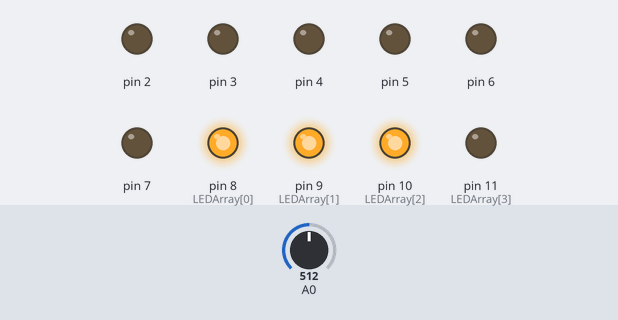
The sketch below on a simulated Arduino Uno, built with avr-gcc and run on an emulated ATmega328P. Parts: output pins drawn as LEDs (lit = HIGH). The inputs (shaded band) are chosen by the test bench; at power-on: A0 = 512. What the sketch prints to the serial monitor is not drawn.

Above: at 1.2 s.
1.3 s: A0 set to 666
2.8 s: A0 set to 687
At 3.7 s:
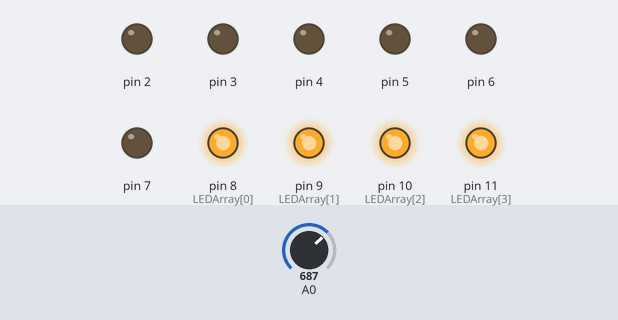
4.3 s: A0 set to 306
At 4.8 s:
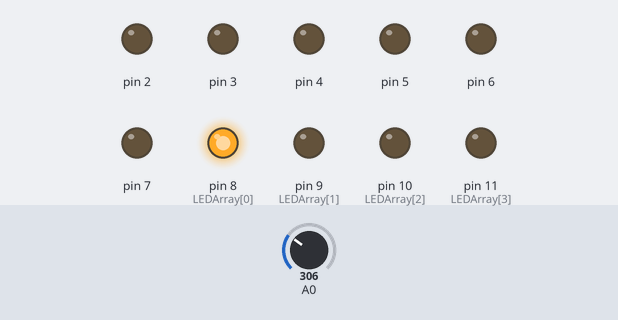
5.8 s: A0 set to 11
7.3 s: A0 set to 8
At 8.2 s:
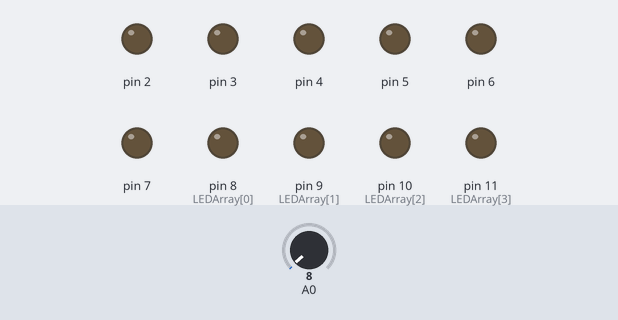
8.8 s: A0 set to 162
10.3 s: A0 set to 183
At 10.7 s:
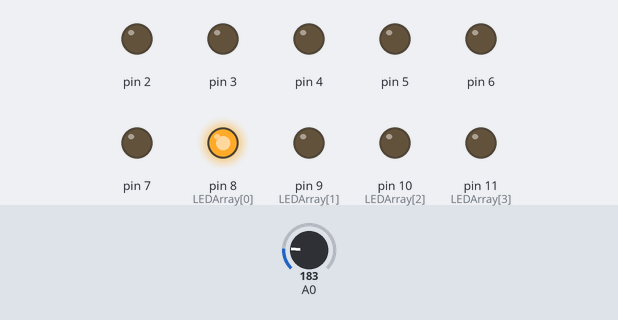
Timing chart, 0 to 12.8 s (numbered marks = the images above; inputs shaded):
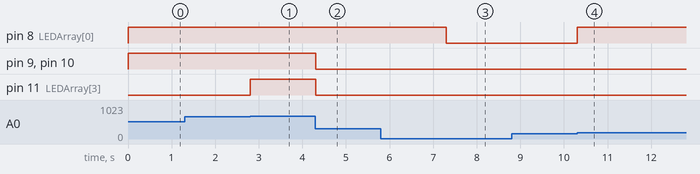

The sketch:

array_based_potentiometer.ino
```cpp
/*
 * Array Based Potentiomic LED Array
 * Credit: Kenny Blake
 * Version: 1.0.0
 */

const int LEDArray [6] = {8, 9, 10, 11, 12, 13};

/**
 * Sets all the arrays the be on, begins the serial reading.
 */
void setup() {
  for (int i = 0; i < sizeof(LEDArray); i++)
  {
    pinMode(i, OUTPUT);
  }
  Serial.begin(9600);

}

/**
 * Changes the state of the led's in the array, up to index index, to HIGH if state is true, and low if state is false, and changes the rest of them to be LOW.
 * @param index (int):   The index of the LED in the array. (For example, 0 -> 8, 1 -> 9, 2 -> 10)
 * @param state    (bool):  Whether we want to have them change to on or off. true for on, false for off.
 *
 */
void changeState(int index, bool state)
{
    //Turns on the leds up to index.
    //Example: if index = 2, it will turn on 0, 1, 2 LED.
    for (int i = 0; i < index; i++)
    {
      if (state)
      {
        digitalWrite(LEDArray[i], HIGH);
      }
      else
      {
        digitalWrite(LEDArray[i], LOW);
      }
    }

    //Turns off the leds WITHIN THE BOUNDS OF THE SIZE OF THE ARRAY, past the index.
    //Example: if index is 2, it will turn off 3, 4, 5.
    for (int i = index; i < 7; i++)
    {
      digitalWrite(LEDArray[i], LOW);
    }
}

/**
 * Reads data from analog port 0 from the potentiometer, and calls the changeState function based on the passed data.
 */
void loop() {
  int x=(analogRead(A0));
  Serial.println(x);

  if(x<10)
  {
    changeState(6, false);
  }
  else if (x >= (1023/6) && x < (2 * (1023/6)))
  {
    changeState(1, true);
  }

  else if (x >= (2 * (1023/6)) && x < (3 *(1023/6)))
  {
    changeState(2, true);
  }

  else if (x >= (3 * (1023/6)) && x < (4* (1023/6)))
  {
    changeState(3, true);
  }

  else if (x >= (4 * (1023/6)) && x < (5* (1023/6)))
  {
    changeState(4, true);
  }

  else if (x >= (5 * (1023/6)) && x < 1010)
  {
    changeState(5, true);
  }

  else if (x >= 1010)
  {
    changeState(6, true);
  }
}
```

Measured:
- the behaviour switches between 679 and 680 on A0 (found by bisection; images 0 and 1)
- the behaviour switches between 10 and 9 on A0 (found by bisection; images 2 and 3)
- the behaviour switches between 169 and 170 on A0 (found by bisection; images 3 and 4)
- after the input at 2.8 s, pin 11 (LEDArray[3]): LOW → HIGH at once
- after the input at 4.3 s, pin 9 (LEDArray[1]), pin 10 (LEDArray[2]), pin 11 (LEDArray[3]): HIGH → LOW at once
- after the input at 7.3 s, pin 8 (LEDArray[0]): HIGH → LOW at once
- after the input at 10.3 s, pin 8 (LEDArray[0]): LOW → HIGH at once
